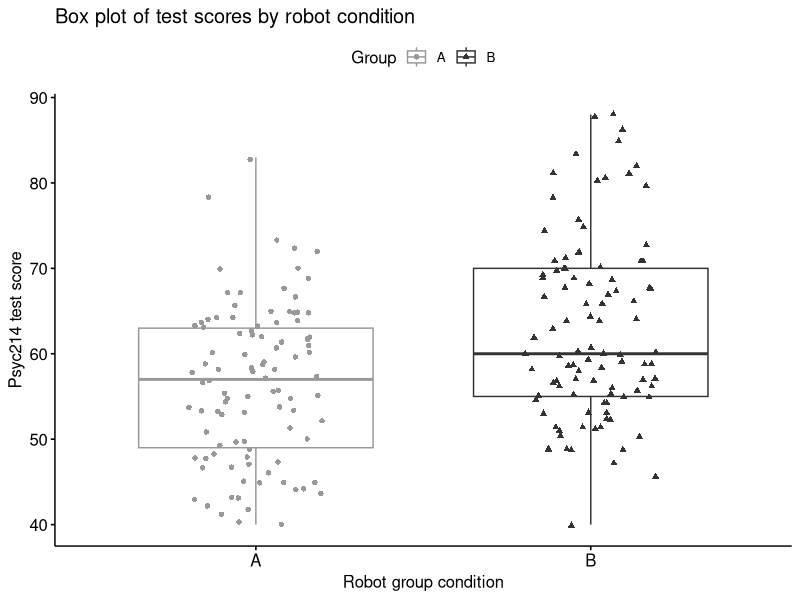
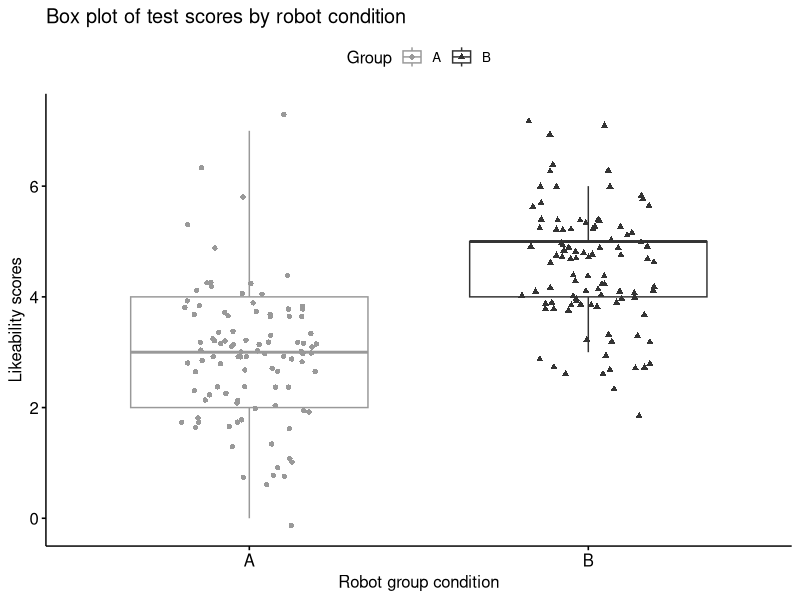

Here is the R script that generated these plots, in order:
## ---- chunk 1
lab1_data <- read.csv("data/Wk1/week1_robo_lab.csv")
## ---- chunk 2
library(tidyverse)
library(rstatix)
library(ggpubr)
## ---- chunk 3
  head(lab1_data)
## ---- chunk 4
  head(lab1_data, n=12)
## ---- chunk 5
  lab1_data %>% arrange(Score)
## ---- chunk 6
  lab1_data %>% arrange(Score) %>% head(n=10)
## ---- chunk 7
  lab1_data %>% arrange(desc(Score))
## ---- chunk 8
#ANSWER CODE
lab1_data %>% arrange(desc(Score)) %>% head(n=10)
## ---- chunk 9
lab1_data %>% arrange(desc(Score)) %>% head(n=10)
## ---- chunk 10
summary(lab1_data)
## ---- chunk 11
range(lab1_data$Score)
IQR(lab1_data$Score)
sd(lab1_data$Score)
## ---- chunk 12
sapply(lab1_data[, 4:3], range)
## ---- chunk 13
#ANSWER CODE
sapply(lab1_data[, 4:3], sd)
## ---- chunk 14
sapply(lab1_data[, 4:3], sd)
## ---- chunk 15
  lab1_data %>%
  group_by(Group) %>%
  get_summary_stats(Score, type = "mean")
## ---- chunk 16
  lab1_data %>%
  group_by(Group) %>%
  get_summary_stats(Score, Likeability, show = c("mean", "sd", "min", "max", "iqr"))
## ---- chunk 17
  # Box plot of test scores by Robot Condition
ggboxplot(lab1_data,main="Box plot of test scores by robot condition", 
               x = "Group", y = "Score", #variables for axes
                color = "Group", palette =c("#999999", "#333333"), #colour of data
                add = "jitter", shape = "Group", # shape of data
               xlab="Robot group condition", ylab="Psyc214 test score") #labels for axes
## ---- chunk 18
# independent 2-group t-test
  #t_test(Score ~ Group) # where y is numeric Score and x is a binary factor 
# Compute t-test
 t.test(formula = Score ~ Group, pool.sd = FALSE, var.equal = TRUE, data = lab1_data)
## ---- chunk 19
  # Cohen's d effect size calculation
cohens_d(Score ~ Group,  # Formula
       data = lab1_data) # Dataframe containing the variables
## ---- chunk 20
  #ANSWER CODE
  lab1_data %>%
  group_by(Group) %>%
  get_summary_stats(Likeability, type = "mean")
## ---- chunk 21
#ANSWER CODE
  # Box plot of likeability scores by Robot Condition
ggboxplot(lab1_data,main="Box plot of test scores by robot condition", 
               x = "Group", y = "Likeability", #variables for axes
                color = "Group", palette =c("#999999", "#333333"), #colour of data
                add = "jitter", shape = "Group", # shape of data
               xlab="Robot group condition", ylab="Likeability scores") #labels for axes
## ---- chunk 22
#ANSWER CODE
# independent 2-group t-test
  #t_test(Score ~ Group) # where y is numeric Score and x is a binary factor 
# Compute t-test
 t.test(formula = Likeability ~ Group, pool.sd = FALSE, var.equal = TRUE, data = lab1_data)

  # Cohen's d effect size calculation
cohens_d(Likeability ~ Group,  # Formula
       data = lab1_data) # Dataframe containing the variables
